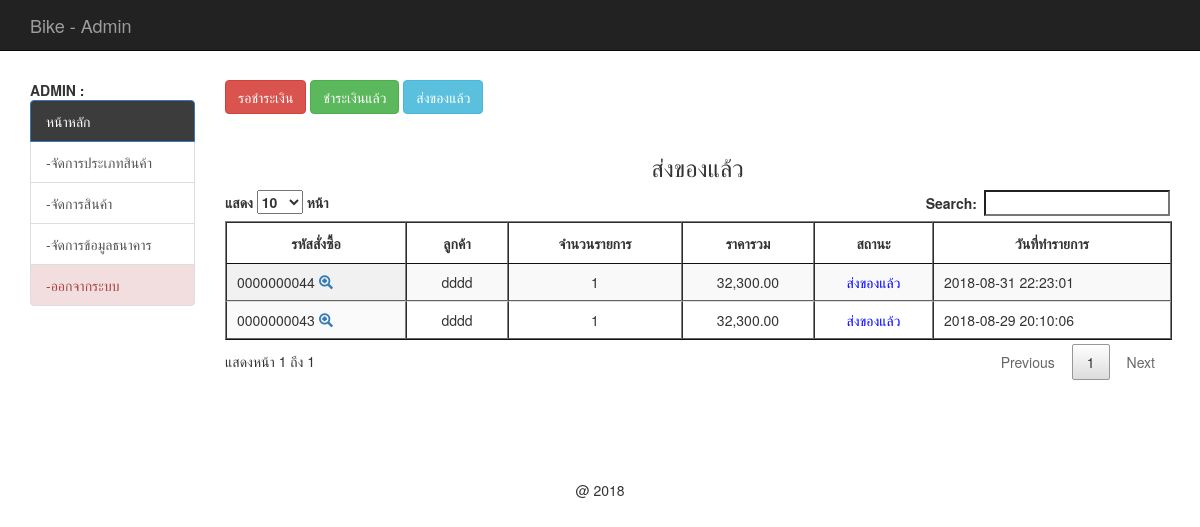
Before: /backend/index.php?act=show-post (signed in) with the older database file.
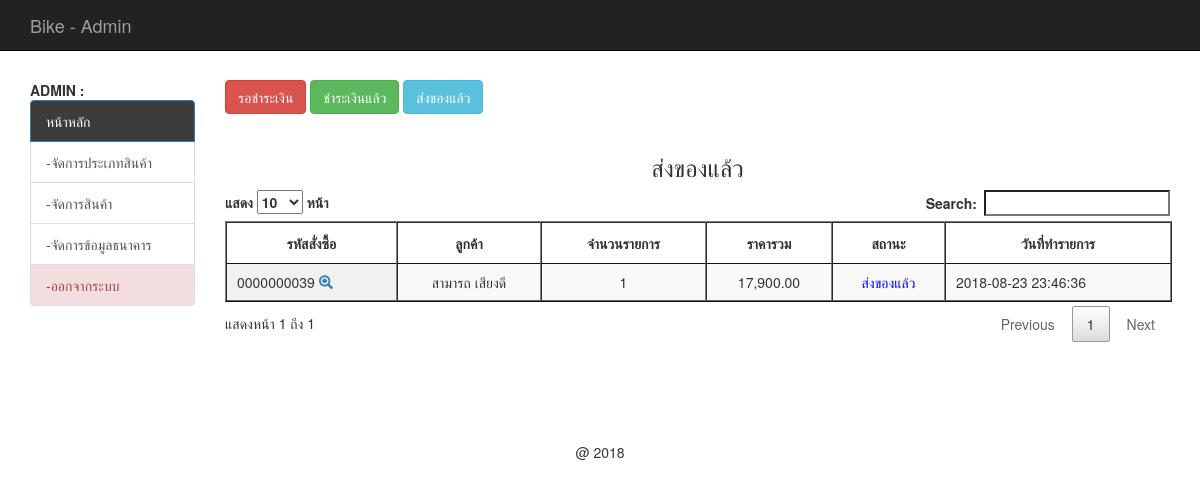
After: the same page with the newer database file.
### tables this page shows
CREATE TABLE `tbl_order` (
  `order_id` int(10) UNSIGNED ZEROFILL NOT NULL,
  `mem_id` int(11) NOT NULL,
  `name` varchar(100) NOT NULL,
  `address` varchar(500) NOT NULL,
  `email` varchar(100) NOT NULL,
  `phone` int(10) NOT NULL,
  `order_status` int(1) NOT NULL,
  `pay_slip` varchar(200) DEFAULT NULL,
  `b_name` varchar(100) DEFAULT NULL,
  `b_number` varchar(200) DEFAULT NULL,
  `pay_date` date DEFAULT NULL,
  `pay_amount` float(10,2) DEFAULT NULL,
  `postcode` varchar(30) DEFAULT NULL,
  `order_date` datetime NOT NULL
);

### backend/mm.php (called while the page is built, shortened)
<?php
if (!function_exists("GetSQLValueString")) {
function GetSQLValueString($theValue, $theType, $theDefinedValue = "", $theNotDefinedValue = "")
{
  $theValue = function_exists("mysql_real_escape_string") ? mysql_real_escape_string($theValue) : mysql_escape_string($theValue);
  switch ($theType) {
    case "text":
      $theValue = ($theValue != "") ? "'" . $theValue . "'" : "NULL";
      break;
    case "long":
    case "int":
      $theValue = ($theValue != "") ? intval($theValue) : "NULL";
      break;
  }
  return $theValue;
}
}
?>

### backend/show_cart_post.php (the view, shortened to what this page needs)
<?php require_once('../Connections/condb.php'); ?>
<?php
$query_mycart = sprintf("SELECT o.order_id as oid, o.mem_id, o.order_status, o.order_date, o.name , d.order_id , count(d.order_id) as coid , SUM(d.total) as ctotal FROM tbl_order as o, tbl_order_detail as d WHERE o.order_id = d.order_id AND o.order_status = 3 GROUP BY o.order_id ORDER BY o.order_id DESC " , GetSQLValueString($colname_mycart , "int"));
$mycart = mysql_query($query_mycart , $condb) or die(mysql_error());
$row_mycart = mysql_fetch_assoc($mycart);
$totalRows_mycart = mysql_num_rows($mycart);
?>
<h3 align="center">ส่งของแล้ว</h3>
<table id="example" class="display" cellspacing="0" border="1">
	<thead>
		<tr>
		<th>รหัสสั่งซื้อ</th>
		<th>ลูกค้า</th>
		<th>จำนวนรายการ</th>
		<th>ราคารวม</th>
		<th>สถานะ</th>
		<th>วันที่ทำรายการ</th>
	</tr>
	</thead>
<?php if ($totalRows_mycart > 0) { ?>
<?php do { ?>
	<tr>
		<td>
			<?php echo $row_mycart['oid'];?>
			<span id="hp">
				<a href="index.php?order_id=<?php echo $row_mycart['oid'];?>&act=show-order">
					<span class="glyphicon glyphicon-zoom-in"></span>
				</a>
			</span>
			</td>
		<td align="center">
			<?php echo $row_mycart['name'];?>
		</td>
		<td align="center">
			<?php echo $row_mycart['coid'];?>
		</td>
		<td align="center">
			<?php echo number_format($row_mycart['ctotal'],2);?>
		</td>
		<td align="center">
			<font color="red">
			<?php $status = $row_mycart['order_status'];
			include('status.php');
			?>
			</font>
		</td>
		<td> <?php echo $row_mycart['order_date'];?></td>
		</tr>
	<?php } while ($row_mycart = mysql_fetch_assoc($mycart)); ?>
	</table>
	<?php
}
	?>

### backend/status.php
<?php
if ($status == 1) {
	echo "<font color='red'>";
	echo "รอชำระเงิน";
	echo "</font>";
}elseif ($status == 2) {
	echo "<font color='green'>";
	echo "ชำระเงินแล้ว";
	echo "</font>";
}elseif ($status == 3) {
	echo "<font color='blue'>";
	echo "ส่งของแล้ว";
	echo "</font>";
}elseif ($status == 4) {
	echo "<font color='black'>";
	echo "ยกเลิกคำสั่งซื้อ";
	echo "</font>";
}
?>

Changed rows visible on the page:
removed tbl_order: order_id "0000000044", name "dddd", coid "1", ctotal "32,300.00", order_status "ส่งของแล้ว", order_date "2018-08-31 22:23:01"
no longer on this page (row edited): tbl_order: order_id "0000000043", name "dddd", coid "1", ctotal "32,300.00", order_status "ส่งของแล้ว", order_date "2018-08-29 20:10:06"
added tbl_order: order_id "0000000039", name "สามารถ เสียงดี", coid "1", ctotal "17,900.00", order_status "ส่งของแล้ว", order_date "2018-08-23 23:46:36"
